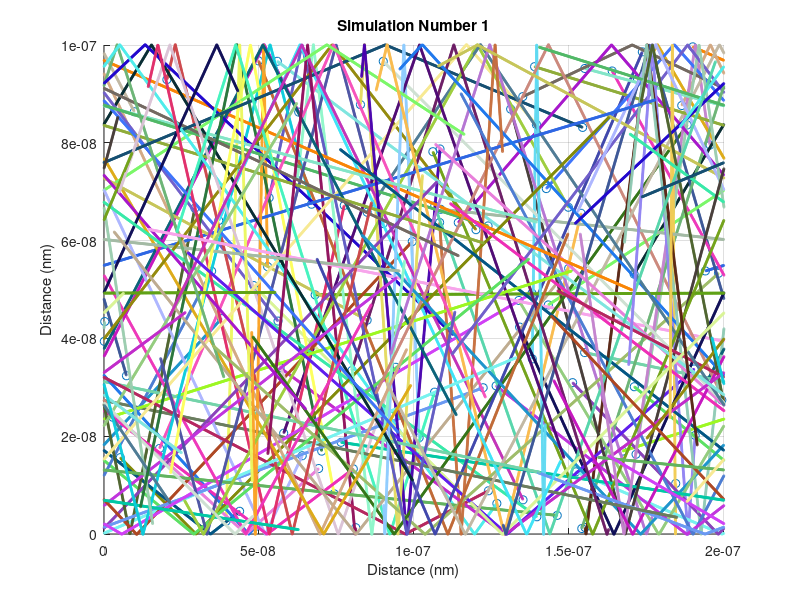
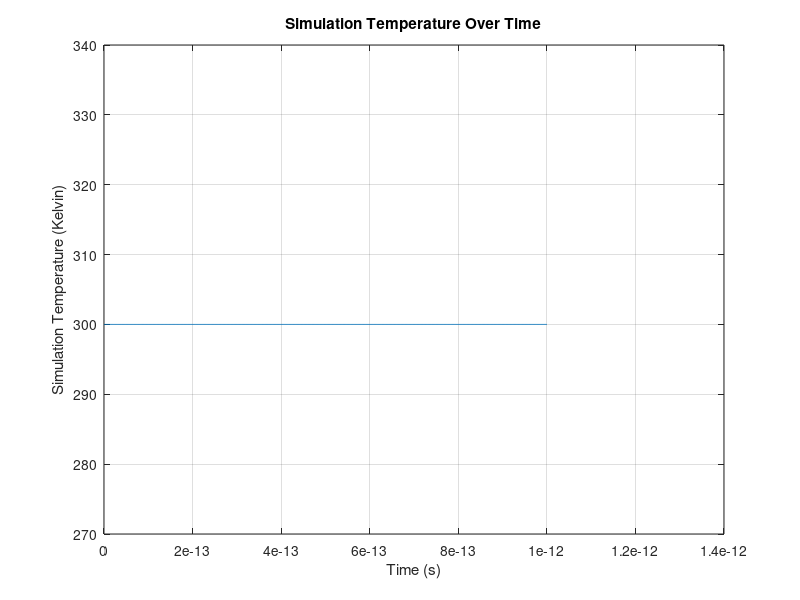

Source code (MATLAB) for these figures, in order: (Note: this script raises an error after producing the figures.)
% Creator: Rudi Hidvary 
% Student Number: 101037815
% Class: ELEC 4700 
% Document: Assignment 1

% MODEL INSTRUCTIONS
% Please first run the simulation with the parameters provided before playing with them to see
% the simulation run as i intended it to. Most the of the model parameters
% are self explanatory but there is some help if needed.

% Clears all of the variables, the command line, and closes all previous
% graphs 
close all
clear
clc

% Constants for Model 
m0 = 9.11e-31; % electron mass (kg)
k = 1.381e-23; % boltzmans constant 

% Model Parameters
% ------------------------------------------------------------------------
% ------------------------------------------------------------------------
% These parameters can be changed to see the effect they have on the
% simulation 
length = 200e-9;        % size of simulation in x dierection (m)
height = 100e-9;        % size of simulation in y direction (m)
Lbottle = 80e-9;        % sets the size of the bottleneck length
Hbottle = 20e-9;        % sets the size of the bottlenck height
temperature = 300;      % temperature of the system in kelvin
me = 0.26*m0;           % Effective mass of an electron in our simulation
e_num = 100;         % Number of electrons in the simulation 
simlength = 1000;         % Sets the number of iterations the simulation undergoes, 1 interation is 1 femtosecond
graph_pause = 0;        % Length graph is presented in a figure 
sim_pause = 0;          % Sets the length of time that the simulation pauses for at each step 
bin_num =  20;          % Histogram bin number 
bin_num_3D = 12;        % gives the number of bins for the 3d histogram electron density plot
% Choose the type of boundary conditions for the third simulation 
boundary_type =  1; % 0 is for specular 1 for diffusive boundary type
% Setting whether or not the electron density is displayed as a movie. If
% the value is 0 then it will just show the final electron density but if
% the value is 1 it will play the electron density as a movie in real time.
e_density_movie = 0;
% As with the electron density map, the temperature map can be played as a
% movie as well, this is computationally expensive and not recommended for
% large numbers of particles or iterations.
temp_movie = 0;
%-------------------------------------------------------------------------
%-------------------------------------------------------------------------

% Initial Calculations 
% Question 1.a THERMAL VELOCITY
thermal_velocity = sqrt((2*k*temperature)/me); % velocity in (m/s)
fprintf('QUESTION 1\n')
fprintf('The thermal velocity of all of the particles Vth = %d',thermal_velocity);
fprintf('(m/s) \n')

% Initializing the Simulation Parameters 
initial_xposition = length*rand(e_num,1); % Sets the initial x positions as a vector of randomly selected numbers over the length of the simulation
initial_yposition = height*rand(e_num,1); % Sets the initial y position as a vector of randomly selected numbers over the length of the simulation
theta = 2*pi*rand(e_num,1); % Initializes a vector of random angles the size of the number of electrons
initial_xvelocity = thermal_velocity.*cos(theta).*ones(e_num,1); % Sets the initial velocity as the thermal temperature  
initial_yvelocity = thermal_velocity.*sin(theta).*ones(e_num,1); % 

% Assigning each particle a random colour from the rgb grid so they can be
% identified in the simulation
colour_specs = rand(e_num,3)
% Plotting the initial positions of the electrons as they are distributed
% over the surface
figure(1)
scatter(initial_xposition, initial_yposition, 'ko')
hold on
title('Initial Particle Positions')
xlabel('X Position (m)')
ylabel('Y Position (m)')
axis([0 200e-9 0 100e-9])
grid on
pause(graph_pause) % use a pause to see the graph as the simulatoin is running 

% Timestep is the amount of time between each interval of the calculations 
timestep = 1e-15; % 1 femtosecond 

old_xposition = initial_xposition; % Sets the 
old_yposition = initial_yposition;
new_xvelocity = initial_xvelocity;
new_yvelocity = initial_yvelocity;

initial_velocity = (mean(initial_xvelocity.^2)) + (mean(initial_yvelocity.^2));
initial_temp = (initial_velocity*me)/(2*k);
temp = [initial_temp];

% Simulation loop that continually updates the simulation at each timestep
% and calculates the new positions of the particles by using time and
% velocity. At each iteration the average velocity is found and used to
% calculate the systems temperature
for time = 1:simlength 
    % The average velocity and the temperature of the system at each time
    % step are calculated to be used in plotting and finding the mean free
    % path given the average time between collisions 
    averageVel = (mean(new_xvelocity.^2)) + (mean(new_yvelocity.^2)); 
    temp(time) = (averageVel*me)/(2*k); 
    
    % Updating the new positions using the velocity
    new_xposition = old_xposition + new_xvelocity*timestep;
    new_yposition = old_yposition + new_yvelocity*timestep;

    % Boundary Conditions being imposed for particle wrap around and
    % reflectoin at the tep and bottom of the simulation surface
    % Logical index parameters that check if a praticle has left the bounds
    % and how these cases are handled
    overboundx = new_xposition > 200e-9;
    underboundx = new_xposition < 0;
    overboundy = new_yposition > 100e-9;
    underboundy = new_yposition < 0;
    new_xposition(overboundx) = new_xposition(overboundx) - 200e-9;  
    new_xposition(underboundx) = new_xposition(underboundx) + 200e-9;
    new_yvelocity(overboundy) = -new_yvelocity(overboundy);
    new_yvelocity(underboundy) = -new_yvelocity(underboundy);

    % Plotting the updating positions 
    % Question 1.c.i 2D PLOT OF TRAJECTORIES
    scatter(new_xposition,new_yposition,2,colour_specs)
    title('Simulation Number 1')
    xlabel('Distance (nm)')
    ylabel('Distance (nm)')
    grid on
    axis([0 200e-9 0 100e-9]) 
    pause(sim_pause)
    
    old_xposition = new_xposition;
    old_yposition = new_yposition;
    
end
hold off

time = 0:simlength;
temp = [initial_temp temp];
% Question 1.c.ii TEMPERATURE PLOT
% Plotting the temperature as a function of time using the timestep for the
% x axis to get the actual time in the simulation. 
figure(2)
plot(time*timestep,temp)
title('Simulation Temperature Over Time')
xlabel('Time (s)')
ylabel('Simulation Temperature (Kelvin)')
grid on
pause(graph_pause)

% Question 1.b MEAN FREE PATH
% Mean Free Path Calculation 
Tmn = 0.2e-12; % Mean time between collisions 
MFP_Q1 = averageVel*Tmn; % Mean didtance travelled before collision occurs using the given mean time
fprintf('The average distance a particle travels before a collision occurs MFP =  %d',MFP_Q1)
fprintf('(m) \n')
%-------------------------------------------------------------------------------------------------------------------------------------------



%------------------------------------------------------------------------------------------------------------------------------------------------
% Question 2.a

% Initial Calculations 
% The thermal velocity needs to be made random and assigned to each
% variable. The random distribution is plotted in a histogram which shows
% the randomly generated distribution. This is achieved by generating two 
% random distibutions and finding the square of the sum of squares to get 
% the maxwell-boltzmann distribution 
thermal_velocity = sqrt((2*k*temperature)/me); % velocity in (m/s)
distribution1 = randn(e_num,1)*(thermal_velocity/sqrt(2));
distribution2 = randn(e_num,1)*(thermal_velocity/sqrt(2));
maxwell_boltzmann_dist = sqrt((distribution1.^2)+(distribution2.^2));
random_velocity = maxwell_boltzmann_dist;

% Plot of the histogram of the distributed velocities 
figure(3)
histogram(random_velocity,bin_num);
title('Thermal Velocity Distribution')
xlabel('Random Thermal Velocity (m/s)')
ylabel('Number of Particles Within Range')
grid on
pause(graph_pause)

% Initializing the Simulation Parameters 
% Setting the initial x and y velocities to values from the randomly
% generated distribution
initial_xposition = length*rand(e_num,1); % Sets the initial x positions as a vector of randomly selected numbers over the length of the simulation
initial_yposition = height*rand(e_num,1); % Sets the initial y position as a vector of randomly selected numbers over the length of the simulation
theta = 2*pi*rand(e_num,1); % Initializes a vector of random angles the size of the number of electrons
initial_xvelocity = random_velocity.*cos(theta).*ones(e_num,1); % Sets the initial velocity as a value from the distribution that gives thermal velocity
initial_yvelocity = random_velocity.*sin(theta).*ones(e_num,1); % 

% Initial position plot 
figure(4)
scatter(initial_xposition, initial_yposition, 'ko')
hold on
title('Initial Particle Positions')
xlabel('X Position (m)')
ylabel('Y Position (m)')
axis([0 200e-9 0 100e-9])
grid on
pause(graph_pause)

timestep = 1e-15; % Timestep is the amount of time between each interval of the calculations 

new_xposition = initial_xposition;
new_yposition = initial_yposition;
new_xvelocity = initial_xvelocity;
new_yvelocity = initial_yvelocity;

initial_velocity = (mean(new_xvelocity.^2)) + (mean(new_yvelocity.^2));
initial_temp = (initial_velocity*me)/(2*k);
temp = [initial_temp];

% Scattering Equation to get a probability value to be compared to 
Pscatter = (1-exp(-(timestep/Tmn))); % Used to compare to random variable for scattering chance

% Mean Free Path and Mean Collision Time Equation collision number
% initializatoin
collision_num = 0; 

% Question 2.b
% Simulation loop that continually updates the simulation at each timestep
% and keeps track of the number of collisoins that occur due to scattering
% and records the temperature of the system at each timestep.
for time = 1:simlength 
    % Electron scattering and reevaluation of velocity distribution at each
    % time step to get more random values than using the same distribution
    % that is outside of the loop
    rand_threshold = rand(e_num,1); % Sets a vector of random numbers for each electron to be compared to the scattering value
    distribution1 = randn(e_num,1)*(thermal_velocity/sqrt(2));
    distribution2 = randn(e_num,1)*(thermal_velocity/sqrt(2));
    maxwell_boltzmann_dist = sqrt((distribution1.^2)+(distribution2.^2));
    new_velocity = maxwell_boltzmann_dist;
    
    % using a for loop to check each of the electrons in the system to see
    % if scattering occured by using a randomly generated number for each
    % of the particles, then rethermalizing the velocites if scatrering has occured 
    for index = 1:e_num
        if rand_threshold(index) < Pscatter 
            theta = 2*pi*rand(1);
            new_xvelocity(index) = cos(theta)*new_velocity(index);  
            new_yvelocity(index) = sin(theta)*new_velocity(index);
            %Counts the number of collisions that have occured to be used
            %to calculate the mean time between collisions 
            collision_num = collision_num + 1; 
        end
    end
    
    % Updating the new positions at each timestep
    new_xposition = new_xposition + new_xvelocity*timestep;
    new_yposition = new_yposition + new_yvelocity*timestep;

    % Boundary Conditions being imposed 
    overboundx = new_xposition > 200e-9;
    underboundx = new_xposition < 0;
    overboundy = new_yposition > 100e-9;
    underboundy = new_yposition < 0;
    new_xposition(overboundx) = new_xposition(overboundx) - 200e-9;  
    new_xposition(underboundx) = new_xposition(underboundx) + 200e-9;
    new_yvelocity(overboundy) = -new_yvelocity(overboundy);
    new_yvelocity(underboundy) = -new_yvelocity(underboundy);

    % Plotting the updating positions of the particle trajectories
    % Question 2.b 2D PLOT OF TRAJECTORIES
    scatter(new_xposition,new_yposition,2,colour_specs)
    title('Simulation Number 2')
    xlabel('Distance (nm)')
    ylabel('Distance (nm)')
    axis([0 200e-9 0 100e-9]) 
    pause(sim_pause)
    
    % finding the average velocities of all of the particles
    averageVel = (mean(new_xvelocity.^2)) + (mean(new_yvelocity.^2));
    % Collect value of temperature over the simulation length
    temp(time) = (averageVel*me)/(2*k);
end
hold off

% Question 2.c TEMPERATURE PLOT
time = 0:simlength;
temp = [initial_temp temp];
% Plotting the Temperature of the system
figure(5)
plot(time*timestep,temp)
title('Average Temperature Over Time')
xlabel('Time (s)')
ylabel('Simulation Temperature (K)')
grid on
pause(graph_pause)

% Calculating the average amount of time between collisions by using the
% total time the simulation ran for and the number of particles in the
% simulation divided by the amount of collisions to get the average time
% betwen collisions
calculated_Tmn_Q2 = (timestep*simlength*e_num)/(collision_num);
% Once the average time between colliosns is calculated, then the mean free
% path can be found by mulitpling by the average velocity of all of the
% particles in the simulation
calculated_MFP_Q2 = calculated_Tmn_Q2*averageVel;

% Calculating the percent error of the mean time and mean free path
percent_error_Tmn = (100*abs(calculated_Tmn_Q2-Tmn))/Tmn;
percent_error_MFP = (100*abs(calculated_MFP_Q2-MFP_Q1))/MFP_Q1;

% Printing the answer statments 
fprintf('\nQUESTION 2')
fprintf('\nThe amount of collisions that occured collisions = %d ',collision_num)
fprintf('\nThe average time between collisions was found to be %d',calculated_Tmn_Q2)
fprintf(' (s)\nComparing this to the given value of %d (s)',Tmn)
fprintf('\nThe percent error of the average time is %f percent',percent_error_Tmn)
fprintf('\nThe mean free path was calculated to be %d',calculated_MFP_Q2)
fprintf(' (m)\nComparing this to the previously calculated value of %d (m)\n',MFP_Q1)
fprintf('The percent error of the MFP is %f percent\n',percent_error_MFP)
%-------------------------------------------------------------------------------------------------------------------------------------------------



%------------------------------------------------------------------------------------------------------------------------------------------------
% Question 3.a

% Initial Calculations 
% The thermal velocity needs to be made random and assigned to each
% variable. The random distribution is plotted in a histogram which shows
% the randomly generated distribution.
thermal_velocity = sqrt((2*k*temperature)/me); % velocity in (m/s)
distribution1 = randn(e_num,1)*(thermal_velocity/sqrt(2));
distribution2 = randn(e_num,1)*(thermal_velocity/sqrt(2));
maxwell_boltzmann_dist = sqrt((distribution1.^2)+(distribution2.^2));
random_velocity = maxwell_boltzmann_dist;

% Plotting the histogram of the randomly generated distribution 
figure(6)
histogram(random_velocity,bin_num);
title('Thermal Velocity Distribution')
xlabel('Random Thermal Velocity (m/s)')
ylabel('Number of Particles Within Range')
grid on
pause(graph_pause)

% Setting whether the boundaries are specular = 0 or diffusive = 1
% boundary_type = 0; % Specular
% boundary_type = 1; % Diffusive

% Initializing the Simulation Parameters 
initial_xposition = length*rand(e_num,1); % Sets the initial x positions as a vector of randomly selected numbers over the length of the simulation
initial_yposition = height*rand(e_num,1); % Sets the initial y position as a vector of randomly selected numbers over the length of the simulation

% Checking the boundaries and marking the particles that have spawned
% inside the restrcted region.
inboundx = (initial_xposition < ((length/2)+(Lbottle/2))) & (initial_xposition > ((length/2)-(Lbottle/2)));
inboundy = (initial_yposition < ((height/2)-(Hbottle/2))) | (initial_yposition > ((height/2)+(Hbottle/2)));
inbound = inboundx & inboundy;

% Using a while loop to reinitialize any of the particles that have spawned  in the restriced region 
while(max(inbound) > 0)
    initial_xposition(inbound) = rand(size(initial_xposition(inbound),1),1)*length;
    initial_yposition(inbound) = rand(size(initial_yposition(inbound),1),1)*height;
    % recheck the boundaries to see if there are still particles that have
    % spawned inside the restriced regions. 
    inboundx = (initial_xposition < ((length/2)+(Lbottle/2))) & (initial_xposition > ((length/2)-(Lbottle/2)));
    inboundy = (initial_yposition < ((height/2)-(Hbottle/2))) | (initial_yposition > ((height/2)+(Hbottle/2)));
    inbound = inboundx & inboundy;
end

% Initialize random velocities for each of the particles given the random
% distribution that was generated
theta = 2*pi*rand(e_num,1); % Initializes a vector of random angles the size of the number of electrons
initial_xvelocity = random_velocity.*cos(theta).*ones(e_num,1); % Sets the initial velocity as a value from the distribution that gives thermal velocity
initial_yvelocity = random_velocity.*sin(theta).*ones(e_num,1); % 

% Plots the initial positions of the particles 
figure(7)
scatter(initial_xposition, initial_yposition, 'ko')
hold on
title('Initial Particle Positions')
xlabel('X Position (m)')
ylabel('Y Position (m)')
axis([0 200e-9 0 100e-9])
grid on
pause(graph_pause)

timestep = 1e-15; % Timestep is the amount of time between each interval of the calculations 

new_xposition = initial_xposition;  
new_yposition = initial_yposition;
new_xvelocity = initial_xvelocity;
new_yvelocity = initial_yvelocity;

initial_velocity = (mean(new_xvelocity.^2)) + (mean(new_yvelocity.^2));
initial_temp = (initial_velocity*me)/(2*k);
temp = [initial_temp];

% Scattering Equations
Pscatter = (1-exp(-(timestep/Tmn))); % Used to compare to random variable for scattering chance
collision_num = 0;

old_xposition = new_xposition;  
old_yposition = new_yposition;

if(e_density_movie == 1 || temp_movie == 1)
    x_position_hist = [ones(e_num,simlength)];
    y_position_hist = [ones(e_num,simlength)];
    particle_velocity_hist = [ones(e_num,simlength)];
    particle_temp_hist = [ones(e_num,simlength)];
end
    


% Simulation loop that continually updates the simulation at each timestep
% and calculates the average velocity
for time = 1:simlength 
    % Electron scattering and reevaluation of velocity
    rand_threshold = rand(e_num,1); % Sets a vector of random numbers for each electron
    distribution1 = randn(e_num,1)*(thermal_velocity/sqrt(2));
    distribution2 = randn(e_num,1)*(thermal_velocity/sqrt(2));
    maxwell_boltzmann_dist = sqrt((distribution1.^2)+(distribution2.^2));
    new_velocity = maxwell_boltzmann_dist;
    for index = 1:e_num 
        if rand_threshold(index) < Pscatter 
            theta = 2*pi*rand(1);
            new_xvelocity(index) = cos(theta)*new_velocity(index);  
            new_yvelocity(index) = sin(theta)*new_velocity(index);
            %Counts the number of collisions that have occured to be used
            %to calculate the mean time between collisions 
            collision_num = collision_num + 1;
        end
    end
    
    new_xposition = old_xposition + new_xvelocity*timestep;
    new_yposition = old_yposition + new_yvelocity*timestep;

    % Boundary Conditions being imposed 
    overboundx = new_xposition > 200e-9;
    underboundx = new_xposition < 0;
    overboundy = new_yposition > 100e-9;
    underboundy = new_yposition < 0;
    new_xposition(overboundx) = new_xposition(overboundx) - 200e-9;  
    new_xposition(underboundx) = new_xposition(underboundx) + 200e-9;
    new_yvelocity(overboundy) = -new_yvelocity(overboundy);
    new_yvelocity(underboundy) = -new_yvelocity(underboundy);

    % Restricted Region Boundary Cases
    overhorizontal =  (new_xposition > ((length/2)-(Lbottle/2))) & (new_xposition < ((length/2)+(Lbottle/2))) & ((new_yposition < ((height/2)-(Hbottle/2))) | (new_yposition > ((height/2)+(Hbottle/2))));
    previous_left = (old_xposition <= ((length/2)-(Lbottle/2)));
    previous_right = (old_xposition >= ((length/2)+(Lbottle/2)));
    previous_in = (old_xposition > ((length/2)-(Lbottle/2))) & (old_xposition < ((length/2)+(Lbottle/2)));
    previous_up = (old_yposition > (height/2));
    previous_down = (old_yposition <= (height/2));
    % if particles come from left and go over to restricted region, flip the
    % velocities 
    % Diffusive Boundary (Random Generated new velocity)
    if (boundary_type == 1)
        distribution1 = randn(e_num,1)*(thermal_velocity/sqrt(2));
        distribution2 = randn(e_num,1)*(thermal_velocity/sqrt(2));
        maxwell_boltzmann_dist = sqrt((distribution1.^2)+(distribution2.^2));
        new_velocity = maxwell_boltzmann_dist;

        theta = 2*pi*rand(e_num,1);
        % For the electron to the left of the boundary
        new_xvelocity(overhorizontal & previous_left) = -abs(cos(theta(overhorizontal & previous_left)).*new_velocity(overhorizontal & previous_left));
        new_yvelocity(overhorizontal & previous_left) = sin(theta(overhorizontal & previous_left)).*new_velocity(overhorizontal & previous_left);
        % for the electrons to the right of the boundary
        new_xvelocity(overhorizontal & previous_right) = abs(cos(theta(overhorizontal & previous_right)).*new_velocity(overhorizontal & previous_right));
        new_yvelocity(overhorizontal & previous_right) = sin(theta(overhorizontal & previous_right)).*new_velocity(overhorizontal & previous_right);
        % for the electrons in the tunnel region
        new_xvelocity(overhorizontal & previous_in & previous_up) = cos(theta(overhorizontal & previous_in & previous_up)).*new_velocity(overhorizontal & previous_in & previous_up);
        new_yvelocity(overhorizontal & previous_in & previous_up) = -abs(sin(theta(overhorizontal & previous_in & previous_up)).*new_velocity(overhorizontal & previous_in & previous_up));
        new_xvelocity(overhorizontal & previous_in & previous_down ) = cos(theta(overhorizontal & previous_in & previous_down)).*new_velocity(overhorizontal & previous_in & previous_down);
        new_yvelocity(overhorizontal & previous_in & previous_down) = abs(sin(theta(overhorizontal & previous_in & previous_down)).*new_velocity(overhorizontal & previous_in & previous_down));
        % To boot any stray particles that may be stuck
        %new_xposition(overhorizontal & ~previous_left & ~previous_right & ~previous_in) = new_xposition(overhorizontal & ~previous_left & ~previous_right & ~previous_in) - 
    else 
        % Specular boundary conditions
        new_xvelocity(overhorizontal & (previous_left | previous_right)) = -new_xvelocity(overhorizontal & (previous_left | previous_right));
        new_yvelocity(overhorizontal & previous_in) = -new_yvelocity(overhorizontal & previous_in);
    end

    % Plotting the updating positions 
    % Question 3.a 2D PLOT OF TRAJECTORIES
    scatter(new_xposition,new_yposition,2,colour_specs)
    title('Simulation Number 3')
    xlabel('Distance (nm)')
    ylabel('Distance (nm)')
    grid on
    axis([0 200e-9 0 100e-9]) 
    pause(sim_pause)

    averageVel = (mean(new_xvelocity.^2)) + (mean(new_yvelocity.^2));
    temp(time) = (averageVel*me)/(2*k);

    old_xposition = new_xposition;
    old_yposition = new_yposition;
    
    if(e_density_movie == 1 || temp_movie == 1)
        x_position_hist(:,time) = new_xposition;
        y_position_hist(:,time) = new_yposition;
    end
    if(temp_movie == 1)
        particle_velocity_hist(:,time) = sqrt((new_xvelocity.^2)+(new_yvelocity.^2));
        particle_temp_hist(:,time) = (particle_velocity_hist(:,time).*me)./(2*k);
    end
    
end
hold off

% Concatenating to get the initial temperature of the system in the plot 
time = 0:simlength;
temp = [initial_temp temp];

% Plotting the Temperature of the system
figure(8)
plot(time*timestep,temp)
title('Average Temperature Over Time')
xlabel('Time (s)')
ylabel('Simulation Temperature (K)')
grid on
pause(graph_pause)

% Calculating the average amount of time between collisions by using the
% total time the simulation ran for and the number of particles in the
% simulation divided by the amount of collisions to get the average time
% betwen collisions
calculated_Tmn_Q3 = (timestep*simlength*e_num)/(collision_num);
% Once the average time between colliosns is calculated, then the mean free
% path can be found by mulitpling by the average velocity of all of the
% particles in the simulation
calculated_MFP_Q3 = calculated_Tmn_Q3*averageVel;

% Calculating the percent error fom the correct answer
percent_error_Tmn = (100*abs(calculated_Tmn_Q3-Tmn))/Tmn;
percent_error_MFP = (100*abs(calculated_MFP_Q3-MFP_Q1))/MFP_Q1;

% Printing the answer statments 
fprintf('\nQUESTION 3')
fprintf('\nThe amount of collisions that occured collisions = %d ',collision_num)
fprintf('\nThe average time between collisions was found to be %d',calculated_Tmn_Q3)
fprintf(' (s)\nComparing this to the given value of %d (s)',Tmn)
fprintf('\nThe percent error of the average time is %f percent',percent_error_Tmn)
fprintf('\nThe mean free path was calculated to be %d',calculated_MFP_Q3)
fprintf(' (m)\nComparing this to the preeviously calculated value of %d (m)\n',MFP_Q1)
fprintf('The percent error of the MFP is %f percent\n',percent_error_MFP)

% Plotting a 3D histogram for the elecron density over the surface of the simulation 
if(e_density_movie == 1)
    for a = 1:simlength
        figure(9)
        hist3([x_position_hist(:,a) y_position_hist(:,a)],[bin_num_3D bin_num_3D])
        colormap jet;
        colorbar;
        set(gcf,'renderer','opengl');
        set(get(gca,'child'),'FaceColor','interp','CDataMode','auto');
        title('Electron Density Visual Map')
        xlabel('Distance in X Direction (m)')
        ylabel('Distance in Y Direction (m)')
        zlabel('number of Electron in Area')
        pause(sim_pause)
    end
else 
    figure(9)
        hist3([new_xposition new_yposition],[bin_num_3D bin_num_3D])
        colormap jet
        colorbar
        set(gcf,'renderer','opengl');
        set(get(gca,'child'),'FaceColor','interp','CDataMode','auto');
        title('Electron Density Visual Map')
        xlabel('Distance in X Direction (m)')
        ylabel('Distance in Y Direction (m)')
        zlabel('number of Electron in Area')
        pause(graph_pause)
end

% Calculates the velocity of each of the particles so thaty they can be
% made into a temperature map.
particleVel = sqrt((new_xvelocity.^2) + (new_yvelocity.^2));
particleTemp = (particleVel.*me)./(2*k);

% Plots the colour spectrum for the particles for their calculated
% temperature and a bar to help dicern the temperature of a given
% particle. There is a choice between playing the temperature as a movie of
% the simulation or it can be just displayed as the final values of
% velocity and position.
if(temp_movie == 1)
    figure(10)
    for a = 1:simlength
        scatter(x_position_hist(:,a), y_position_hist(:,a),12,particle_temp_hist(:,a))
        colormap jet
        colorbar
        grid on
        title('Coloured Temperature Map of Particles')
        xlabel('Distance in X Direction (m)')
        ylabel('Distance in Y Direction (m)')
        axis([0 200e-9 0 100e-9])
        pause(sim_pause)
    end
else
    figure(10)
    scatter(new_xposition,new_yposition,12,particleTemp)
    colormap jet
    colorbar
    grid on
    title('Coloured Temperature Map of Particles')
    xlabel('Distance in X Direction (m)')
    ylabel('Distance in Y Direction (m)')
    axis([0 200e-9 0 100e-9])
    pause(graph_pause)
end


